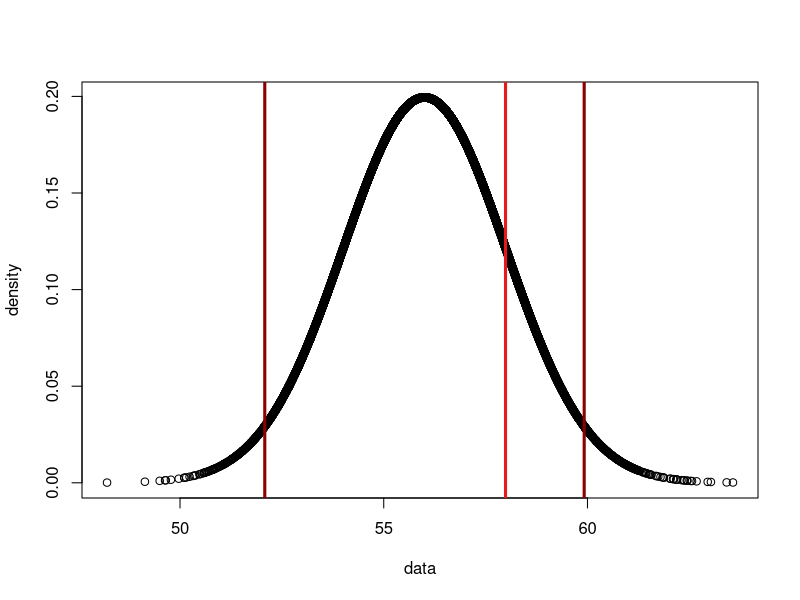

Source code (R):
## ---- chunk 1
a <-56 - 2 ^ 2
b <- 56 + 2 ^ 2
c <- 56 + 2
a
b
c
## ---- chunk 2
a <- qnorm(0.025, mean = 56, sd = 2)
b <- qnorm(0.975, mean = 56, sd = 2)
c <- qnorm(0.84, mean = 56, sd = 2)
a
b
c
## ---- chunk 3
# Simulate some random normally distributed data
set.seed(11225)
data <- rnorm(10000, mean = 56, sd = 2)

# Calculate the density of data and store it in the variable density
density <- dnorm(data, mean = 56, sd = 2)

plot(data, density)
abline(v = a, lwd = 3, col = 'darkred')
abline(v = b, lwd = 3, col = 'darkred')
abline(v = c, lwd = 3, col = '#E41A1C')
